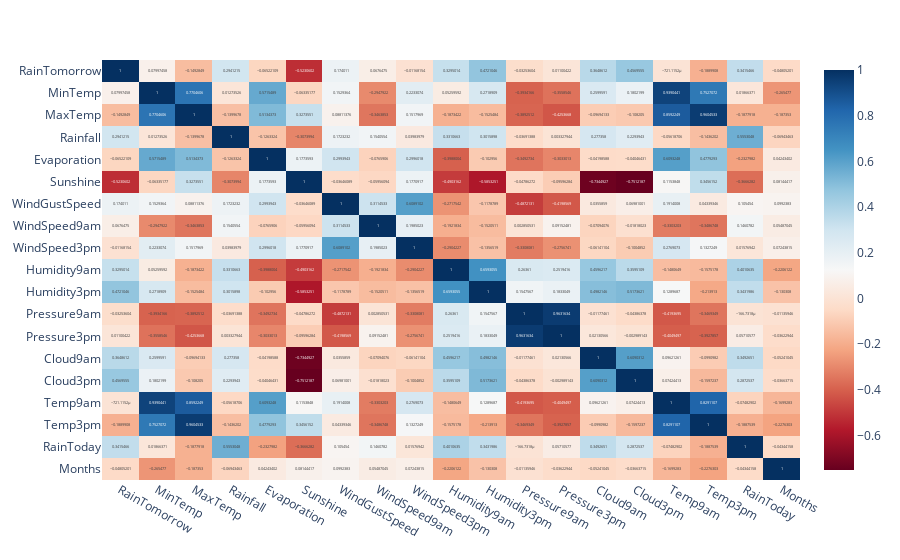

The cell this chart's notebook holds for it:
### Code cell
fig_syd = px.imshow(df_syd.corr(), text_auto = True, aspect = 'auto', color_continuous_scale='RdBu')
fig_syd.show()

### Figure 1 — Plotly figure (JSON) as saved in the notebook; plotly's stock layout.template omitted (floating-point values rounded to 4 significant figures; data arrays with more than 128 entries replaced by an {"elided": "..."} marker saying what was removed)
{"data": [{"coloraxis": "coloraxis", "hovertemplate": "x: %{x}<br>y: %{y}<br>color: %{z}<extra></extra>", "name": "0", "texttemplate": "%{z}", "type": "heatmap", "x": ["RainTomorrow", "MinTemp", "MaxTemp", "Rainfall", "Evaporation", "Sunshine", "WindGustSpeed", "WindSpeed9am", "WindSpeed3pm", "Humidity9am", "Humidity3pm", "Pressure9am", "Pressure3pm", "Cloud9am", "Cloud3pm", "Temp9am", "Temp3pm", "RainToday", "Months"], "xaxis": "x", "y": ["RainTomorrow", "MinTemp", "MaxTemp", "Rainfall", "Evaporation", "Sunshine", "WindGustSpeed", "WindSpeed9am", "WindSpeed3pm", "Humidity9am", "Humidity3pm", "Pressure9am", "Pressure3pm", "Cloud9am", "Cloud3pm", "Temp9am", "Temp3pm", "RainToday", "Months"], "yaxis": "y", "z": {"elided": "19x19 float values"}}], "layout": {"coloraxis": {"colorscale": [[0, "rgb(103,0,31)"], [0.1, "rgb(178,24,43)"], [0.2, "rgb(214,96,77)"], [0.3, "rgb(244,165,130)"], [0.4, "rgb(253,219,199)"], [0.5, "rgb(247,247,247)"], [0.6, "rgb(209,229,240)"], [0.7, "rgb(146,197,222)"], [0.8, "rgb(67,147,195)"], [0.9, "rgb(33,102,172)"], [1, "rgb(5,48,97)"]]}, "margin": {"t": 60}, "xaxis": {"anchor": "y", "domain": [0, 1]}, "yaxis": {"anchor": "x", "autorange": "reversed", "domain": [0, 1]}}}
